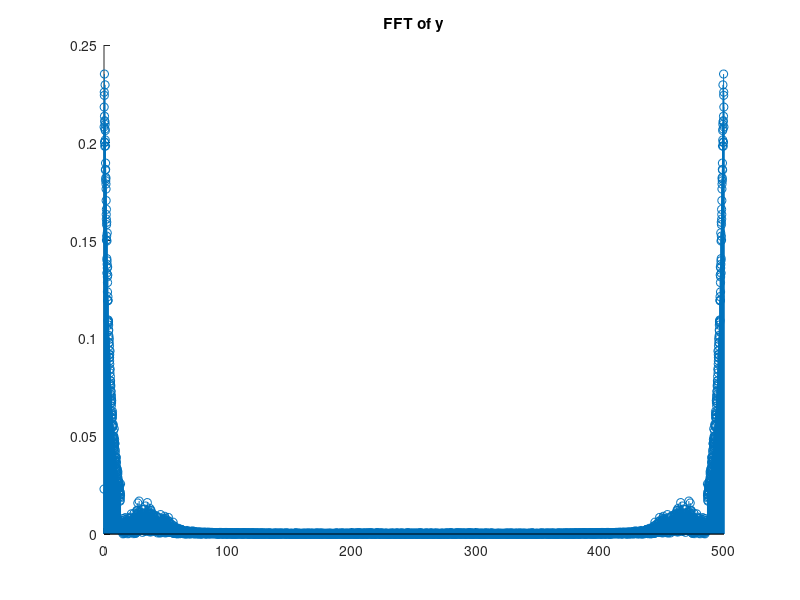

Write MATLAB code to recreate this figure. (Note: this script raises an error after producing the figure.)
%% ECEN 4638 Post-Processing Script - Velocity Data
%
% Ian Faber, Brennen Billig, Luke Hanley
%

%% Housekeeping
close all;

%% Load Data (for offline analysis)
load("motorSystem_Data.mat")

%% Processing
t = 0:Ts:Te-Ts; % Define experiment window
t = t + Tt; % shift by Tt

f = 0:1/Te: 1/Ts - 1/Te;
w = 2*pi*f;

u = input
U = fft(u)/length(u); % Perform fft and normalize by number of points

y = outputVel
Y = fft(y)/length(y);

H = Y./U;

% figure
% hold on;
% title("signals")
% plot(t,u,t,y)
% xlabel("Time [sec]")
% ylabel("Amplitude")
% legend("u","y")
% 
% figure
% hold on;
% title("FFT of u")
% stem(f,abs(U))
% xline(1/(2*Ts),'k--')
% xlabel("Frequency [Hz]")
% ylabel("Amplitude")

figure
hold on;
title("FFT of y")
stem(f,abs(Y))
xline(1/(2*Ts),'k--')
xlabel("Frequency [Hz]")
ylabel("Amplitude")

%model checks
modelsys = tf([4.9], [0.0886 1]);
w0 = 1/0.0886;
[modelMag, modelPhase] = bode(modelsys,w);
modelMag = squeeze(db(modelMag));
modelPhase = squeeze(modelPhase);

figure
subplot(2,1,1)
semilogx(w(w<=N*wr), db(abs(H(w<=N*wr))))
hold on
title("Amplitude Bode Plot of H")
plot(w,modelMag)
yline(12.7601-3,'b--')
yline(13.7801-3,'r--')
xline(11.629, 'b--')
xline(w0,'r--')
xlabel("Frequency [rad/s]")
ylabel("Amplitude")
legend("Experiment", "Model")
grid on

subplot(2,1,2)
semilogx(w(w<=N*wr), rad2deg(angle(H(w<=N*wr))))
hold on
title("Phase Bode Plot of H")
plot(w,modelPhase);
xlabel("Frequency [rad/s]")
ylabel("Phase [deg]")
legend("Experiment", "Model")
grid on
